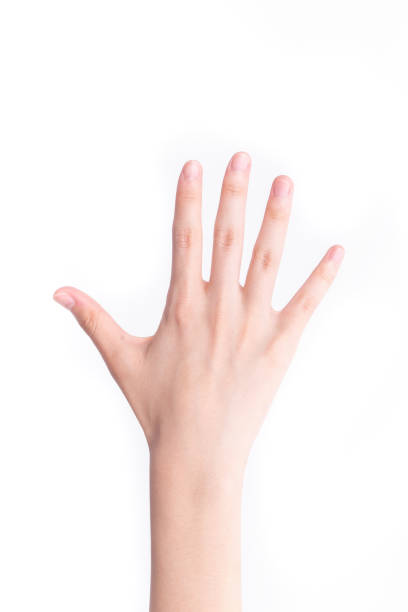
#> input picture test-files/hand.jpg, 408 x 612 px
$ python contour-detect.py
#> lines starting #> are read from the running program, lines starting #| are printed output that depends on the picture; after the words box and inside, x2 and y2 are one past the last pixel; in counts of white or black regions, pixels touching at a corner belong together
import cv2
import numpy as np
import dlib

img = cv2.imread('hand.jpg')
#> img is the input picture: shape (612, 408, 3); mean B, G, R 240, 242.1, 250.3

gray = cv2.cvtColor(img, cv2.COLOR_BGR2GRAY)
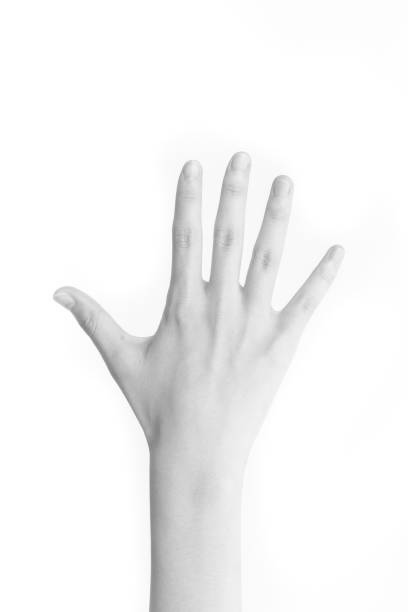
#> gray: shape (612, 408); min 130, max 255, mean 244.3

_, thr = cv2.threshold(gray, 2, 255, cv2.THRESH_BINARY)
#> thr: shape (612, 408); every value is 255
edged = cv2.Canny(gray, 30, 200)
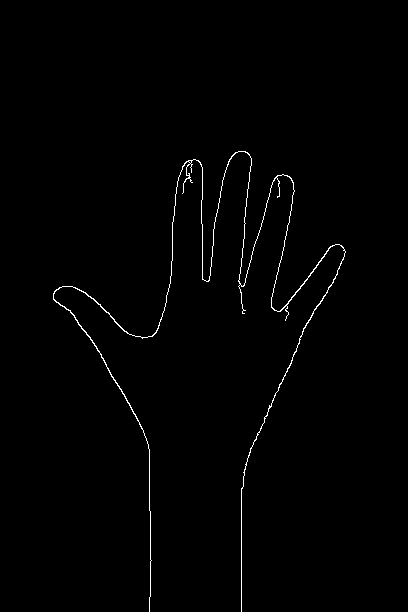
#> edged: shape (612, 408); 0.86% white in thin lines or dots, all inside (x1, y1, x2, y2) = (53, 151, 346, 612)

cont, h = cv2.findContours(edged, cv2.RETR_EXTERNAL, cv2.CHAIN_APPROX_NONE)
#> cont = 1 contour; box (x1, y1, x2, y2) and area: (53, 151, 346, 612) 326; h = [[-1, -1, -1, -1]]

cv2.imshow('img', edged)
cv2.imwrite('canny.png', edged)
cv2.imwrite('gray.png', gray)
cv2.waitKey(0)

print(str(len(cont)))
#| 1

cv2.drawContours(img, cont, -1, (0, 255, 0), 3)
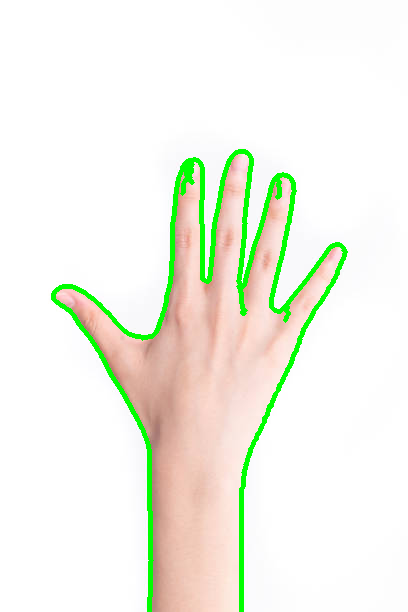
#> img: shape (612, 408, 3); 3.78% of pixels changed, all inside (x1, y1, x2, y2) = (51, 149, 348, 612)

cv2.imshow('img2', img)
cv2.imwrite('detected_contours.png', img)
cv2.waitKey(0)
cv2.destroyAllWindows()
